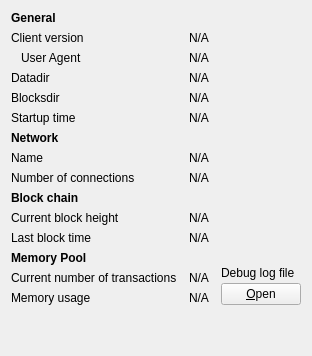
     <widget class="QWidget" name="tab_info">
      <attribute name="title">
       <string>&amp;Information</string>
      </attribute>
      <layout class="QGridLayout" name="gridLayout" columnstretch="0,1,0">
       <property name="horizontalSpacing">
        <number>12</number>
       </property>
       <item row="0" column="0">
        <widget class="QLabel" name="labelGeneral">
         <property name="font">
          <font>
           <weight>75</weight>
           <bold>true</bold>
          </font>
         </property>
         <property name="text">
          <string>General</string>
         </property>
        </widget>
       </item>
       <item row="1" column="0">
        <widget class="QLabel" name="label_6">
         <property name="text">
          <string>Client version</string>
         </property>
        </widget>
       </item>
       <item row="1" column="1" colspan="2">
        <widget class="QLabel" name="clientVersion">
         <property name="cursor">
          <cursorShape>IBeamCursor</cursorShape>
         </property>
         <property name="text">
          <string>N/A</string>
         </property>
         <property name="textFormat">
          <enum>Qt::PlainText</enum>
         </property>
         <property name="textInteractionFlags">
          <set>Qt::LinksAccessibleByMouse|Qt::TextSelectableByMouse</set>
         </property>
        </widget>
       </item>
       <item row="2" column="0">
        <widget class="QLabel" name="labelClientUserAgent">
         <property name="text">
          <string>User Agent</string>
         </property>
         <property name="indent">
          <number>10</number>
         </property>
        </widget>
       </item>
       <item row="2" column="1" colspan="2">
        <widget class="QLabel" name="clientUserAgent">
         <property name="cursor">
          <cursorShape>IBeamCursor</cursorShape>
         </property>
         <property name="text">
          <string>N/A</string>
         </property>
         <property name="textFormat">
          <enum>Qt::PlainText</enum>
         </property>
         <property name="textInteractionFlags">
          <set>Qt::LinksAccessibleByMouse|Qt::TextSelectableByMouse</set>
         </property>
        </widget>
       </item>
       <item row="3" column="0">
        <widget class="QLabel" name="label_12">
         <property name="text">
          <string>Datadir</string>
         </property>
        </widget>
       </item>
       <item row="3" column="1" colspan="2">
        <widget class="QLabel" name="dataDir">
         <property name="cursor">
          <cursorShape>IBeamCursor</cursorShape>
         </property>
         <property name="toolTip">
          <string>To specify a non-default location of the data directory use the '%1' option.</string>
         </property>
         <property name="text">
          <string>N/A</string>
         </property>
         <property name="textFormat">
          <enum>Qt::PlainText</enum>
         </property>
         <property name="wordWrap">
          <bool>true</bool>
         </property>
         <property name="textInteractionFlags">
          <set>Qt::LinksAccessibleByMouse|Qt::TextSelectableByMouse</set>
         </property>
        </widget>
       </item>
       <item row="4" column="0">
        <widget class="QLabel" name="label_11">
         <property name="text">
          <string>Blocksdir</string>
         </property>
        </widget>
       </item>
       <item row="4" column="1" colspan="2">
        <widget class="QLabel" name="blocksDir">
         <property name="cursor">
          <cursorShape>IBeamCursor</cursorShape>
         </property>
         <property name="toolTip">
          <string>To specify a non-default location of the blocks directory use the '%1' option.</string>
         </property>
         <property name="text">
          <string>N/A</string>
         </property>
         <property name="textFormat">
          <enum>Qt::PlainText</enum>
         </property>
         <property name="wordWrap">
          <bool>true</bool>
         </property>
         <property name="textInteractionFlags">
          <set>Qt::LinksAccessibleByMouse|Qt::TextSelectableByMouse</set>
         </property>
        </widget>
       </item>
       <item row="5" column="0">
        <widget class="QLabel" name="label_13">
         <property name="text">
          <string>Startup time</string>
         </property>
        </widget>
       </item>
       <item row="5" column="1" colspan="2">
        <widget class="QLabel" name="startupTime">
         <property name="cursor">
          <cursorShape>IBeamCursor</cursorShape>
         </property>
         <property name="text">
          <string>N/A</string>
         </property>
         <property name="textFormat">
          <enum>Qt::PlainText</enum>
         </property>
         <property name="textInteractionFlags">
          <set>Qt::LinksAccessibleByMouse|Qt::TextSelectableByMouse</set>
         </property>
        </widget>
       </item>
       <item row="6" column="0">
        <widget class="QLabel" name="labelNetwork">
         <property name="font">
          <font>
           <weight>75</weight>
           <bold>true</bold>
          </font>
         </property>
         <property name="text">
          <string>Network</string>
         </property>
        </widget>
       </item>
       <item row="7" column="0">
        <widget class="QLabel" name="label_8">
         <property name="text">
          <string>Name</string>
         </property>
        </widget>
       </item>
       <item row="7" column="1" colspan="2">
        <widget class="QLabel" name="networkName">
         <property name="cursor">
          <cursorShape>IBeamCursor</cursorShape>
         </property>
         <property name="text">
          <string>N/A</string>
         </property>
         <property name="textFormat">
          <enum>Qt::PlainText</enum>
         </property>
         <property name="textInteractionFlags">
          <set>Qt::LinksAccessibleByMouse|Qt::TextSelectableByMouse</set>
         </property>
        </widget>
       </item>
       <item row="8" column="0">
        <widget class="QLabel" name="label_7">
         <property name="text">
          <string>Number of connections</string>
         </property>
        </widget>
       </item>
       <item row="8" column="1" colspan="2">
        <widget class="QLabel" name="numberOfConnections">
         <property name="cursor">
          <cursorShape>IBeamCursor</cursorShape>
         </property>
         <property name="text">
          <string>N/A</string>
         </property>
         <property name="textFormat">
          <enum>Qt::PlainText</enum>
         </property>
         <property name="textInteractionFlags">
          <set>Qt::LinksAccessibleByMouse|Qt::TextSelectableByMouse</set>
         </property>
        </widget>
       </item>
       <item row="9" column="0">
        <widget class="QLabel" name="labelBlockChain">
         <property name="font">
          <font>
           <weight>75</weight>
           <bold>true</bold>
          </font>
         </property>
         <property name="text">
          <string>Block chain</string>
         </property>
        </widget>
       </item>
       <item row="10" column="0">
        <widget class="QLabel" name="label_3">
         <property name="text">
          <string>Current block height</string>
         </property>
        </widget>
       </item>
       <item row="10" column="1" colspan="2">
        <widget class="QLabel" name="numberOfBlocks">
         <property name="cursor">
          <cursorShape>IBeamCursor</cursorShape>
         </property>
         <property name="text">
          <string>N/A</string>
         </property>
         <property name="textFormat">
          <enum>Qt::PlainText</enum>
         </property>
         <property name="textInteractionFlags">
          <set>Qt::LinksAccessibleByMouse|Qt::TextSelectableByMouse</set>
         </property>
        </widget>
       </item>
       <item row="11" column="0">
        <widget class="QLabel" name="labelLastBlockTime">
         <property name="text">
          <string>Last block time</string>
         </property>
        </widget>
       </item>
       <item row="11" column="1" colspan="2">
        <widget class="QLabel" name="lastBlockTime">
         <property name="cursor">
          <cursorShape>IBeamCursor</cursorShape>
         </property>
         <property name="text">
          <string>N/A</string>
         </property>
         <property name="textFormat">
          <enum>Qt::PlainText</enum>
         </property>
         <property name="textInteractionFlags">
          <set>Qt::LinksAccessibleByMouse|Qt::TextSelectableByMouse</set>
         </property>
        </widget>
       </item>
       <item row="12" column="0">
        <widget class="QLabel" name="labelMempoolTitle">
         <property name="font">
          <font>
           <weight>75</weight>
           <bold>true</bold>
          </font>
         </property>
         <property name="text">
          <string>Memory Pool</string>
         </property>
        </widget>
       </item>
       <item row="13" column="0">
        <widget class="QLabel" name="labelNumberOfTransactions">
         <property name="text">
          <string>Current number of transactions</string>
         </property>
        </widget>
       </item>
       <item row="13" column="1">
        <widget class="QLabel" name="mempoolNumberTxs">
         <property name="cursor">
          <cursorShape>IBeamCursor</cursorShape>
         </property>
         <property name="text">
          <string>N/A</string>
         </property>
         <property name="textFormat">
          <enum>Qt::PlainText</enum>
         </property>
         <property name="textInteractionFlags">
          <set>Qt::LinksAccessibleByMouse|Qt::TextSelectableByMouse</set>
         </property>
        </widget>
       </item>
       <item row="14" column="0">
        <widget class="QLabel" name="labelMemoryUsage">
         <property name="text">
          <string>Memory usage</string>
         </property>
        </widget>
       </item>
       <item row="14" column="1">
        <widget class="QLabel" name="mempoolSize">
         <property name="cursor">
          <cursorShape>IBeamCursor</cursorShape>
         </property>
         <property name="text">
          <string>N/A</string>
         </property>
         <property name="textFormat">
          <enum>Qt::PlainText</enum>
         </property>
         <property name="textInteractionFlags">
          <set>Qt::LinksAccessibleByMouse|Qt::TextSelectableByMouse</set>
         </property>
        </widget>
       </item>
       <item row="12" column="2" rowspan="3">
        <layout class="QVBoxLayout" name="verticalLayoutDebugButton">
         <property name="spacing">
          <number>3</number>
         </property>
         <item>
          <spacer name="verticalSpacer_2">
           <property name="orientation">
            <enum>Qt::Vertical</enum>
           </property>
           <property name="sizeHint" stdset="0">
            <size>
             <width>10</width>
             <height>5</height>
            </size>
           </property>
          </spacer>
         </item>
         <item>
          <widget class="QLabel" name="labelDebugLogfile">
           <property name="text">
            <string>Debug log file</string>
           </property>
          </widget>
         </item>
         <item>
          <widget class="UiddPushButton" name="openDebugLogfileButton">
           <property name="toolTip">
            <string>Open the %1 debug log file from the current data directory. This can take a few seconds for large log files.</string>
           </property>
           <property name="text">
            <string>&amp;Open</string>
           </property>
           <property name="autoDefault">
            <bool>false</bool>
           </property>
          </widget>
         </item>
        </layout>
       </item>
       <item row="15" column="0">
        <spacer name="verticalSpacer">
         <property name="orientation">
          <enum>Qt::Vertical</enum>
         </property>
         <property name="sizeHint" stdset="0">
          <size>
           <width>20</width>
           <height>40</height>
          </size>
         </property>
        </spacer>
       </item>
      </layout>
     </widget>
